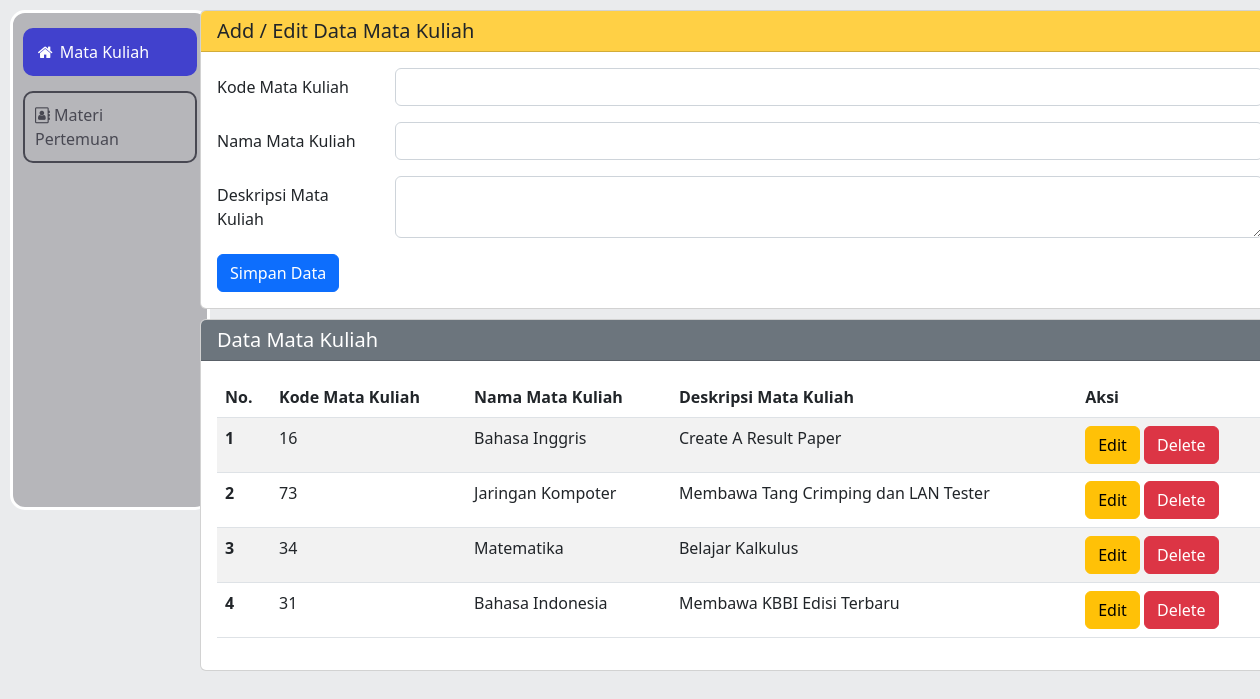
The page / on the database its author committed.
### tables this page shows
CREATE TABLE `matakuliah` (
  `id` int(5) NOT NULL,
  `kd_mk` int(11) NOT NULL,
  `nm_mk` varchar(64) NOT NULL,
  `ds_mk` varchar(255) NOT NULL
);

### index.php (the view, shortened to what this page needs)
<?php
include('config/configuration.php');
include('style/sidebar.php');
$kode = "";
$nama = "";
$desc = "";
?>
<!DOCTYPE html>
<html lang="en">
<head>
    <link href="https://cdn.jsdelivr.net/npm/bootstrap@5.2.2/dist/css/bootstrap.min.css" rel="stylesheet">
</head>
<body>
    <div class="mx-auto ">
        <div class="card">
            <h5 class="card-header bg-warning bg-opacity-75">Add / Edit Data Mata Kuliah</h5>
            <div class="card-body">
                <form action="" method="POST">
                    <div class="mb-3 row">
                        <label for="kode" class="col-sm-2 col-form-label">Kode Mata Kuliah</label>
                        <div class="col-sm-10">
                            <input required type="text" class="form-control" id="kode" name="kode" value="<?php echo $kode ?>">
                        </div>
                    </div>
                    <div class="mb-3 row">
                        <label for="nama" class="col-sm-2 col-form-label">Nama Mata Kuliah</label>
                        <div class="col-sm-10">
                            <input required type="text" class="form-control" id="nama" name="nama" value="<?php echo $nama ?>">
                        </div>
                    </div>
                    <div class="mb-3 row">
                        <label for="desc" class="col-sm-2 col-form-label">Deskripsi Mata Kuliah</label>
                        <div class="col-sm-10">
                            <textarea  required type="text" class="form-control" id="desc" name="desc"><?php echo $desc ?></textarea>
                        </div>
                    </div>
                    <div class="col-12">
                        <input type="submit" value="Simpan Data" name="simpan" class="btn btn-primary">
                    </div>
                </form>
            </div>
        </div>
        <div class="card">
            <h5 class="card-header text-white bg-secondary">Data Mata Kuliah</h5>
            <div class="card-body">
                <table class="table table-striped">
                    <thead>
                        <tr>
                            <th scope="col">No.</th>
                            <th scope="col">Kode Mata Kuliah</th>
                            <th scope="col">Nama Mata Kuliah</th>
                            <th scope="col">Deskripsi Mata Kuliah</th>
                            <th scope="col">Aksi</th>
                        </tr>
                    </thead>
                    <tbody>
                        <?php
                        $sql2 = "select * from matakuliah order by id desc";
                        $q2 = mysqli_query($koneksi, $sql2);
                        $urut = 1;
                        while($r2 = mysqli_fetch_array($q2)){
                            $id = $r2['id'];
                            $kode = $r2['kd_mk'];
                            $nama = $r2['nm_mk'];
                            $desc = $r2['ds_mk'];
                            ?>
                            <tr>
                                <th scope="row"><?php echo $urut++ ?></th>
                                <td scope="row"><?php echo $kode ?></td>
                                <td scope="row"><?php echo $nama ?></td>
                                <td scope="row"><?php echo $desc ?></td>
                                <td scope="row">
                                    <a href="index.php?op=edit&id=<?php echo $id ?>"><button type="button" class="btn btn-warning">Edit</button></a>
                                    <a href="index.php?op=delete&id=<?php echo $id?>" onclick="return confirm('Yakin Mau Delete Data?')"><button type="button" class="btn btn-danger">Delete</button></a>
                                </td>
                            </tr>
                            <?php
                        }
                        ?>
                    </tbody>
                </table>
            </div>
        </div>
    </div>
</body>
</html>

### style/sidebar.php (shortened to what this page needs)
<!DOCTYPE html>
<html lang="en">
<head>
    <link rel="stylesheet" href="https://cdnjs.cloudflare.com/ajax/libs/font-awesome/4.7.0/css/font-awesome.min.css">
</head>
<body>
    <div class="sidebar">
		<a class="active" href="#"><i class="fa fa-fw fa-home"></i> Mata Kuliah</a>
		<a  href="fileUpload/index.php"><i class="fa fa-address-book-o"></i> Materi Pertemuan</a>
	</div>
</body>
</html>

### style/sidebar.php (style rules this page uses)
.sidebar { margin: 0; padding: 0; left: 10px; width: 200px; background-color: rgb(182, 182, 186); position: fixed; height: 500px; overflow: auto; border-radius: 15px; border: 3px solid #fff; }
.sidebar a { display: block; color: #484852; padding: 10px; text-decoration: none; margin: 15px 10px; border-radius: 10px; border: 2px solid #484852; }
.sidebar a.active { background-color: #4141cd; color: white; margin: 15px 10px; border: 2px solid #4141cd; }

### index.php (style rules this page uses)
.mx-auto { max-width: 1100px; }
.card { margin: 10px; left: 10%; }
body { background-color: #eaebed; }

### rows shown on the page
matakuliah: kd_mk "16", nm_mk "Bahasa Inggris", ds_mk "Create A Result Paper"
matakuliah: kd_mk "73", nm_mk "Jaringan Kompoter", ds_mk "Membawa Tang Crimping dan LAN Tester"
matakuliah: kd_mk "34", nm_mk "Matematika", ds_mk "Belajar Kalkulus"
matakuliah: kd_mk "31", nm_mk "Bahasa Indonesia", ds_mk "Membawa KBBI Edisi Terbaru"
